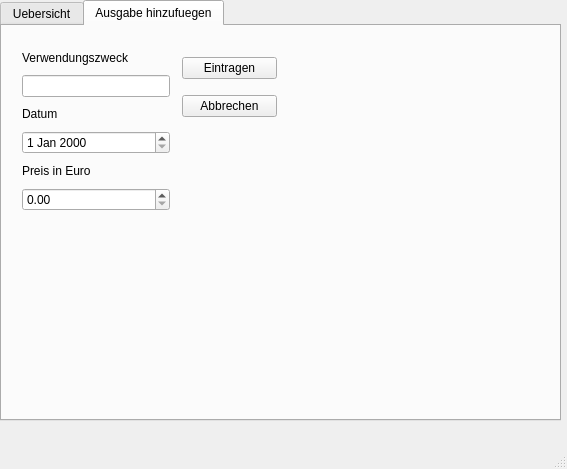
<?xml version="1.0" encoding="UTF-8"?>
<ui version="4.0">
 <class>ausgaben</class>
 <widget class="QMainWindow" name="ausgaben">
  <property name="geometry">
   <rect>
    <x>0</x>
    <y>0</y>
    <width>567</width>
    <height>469</height>
   </rect>
  </property>
  <property name="minimumSize">
   <size>
    <width>0</width>
    <height>0</height>
   </size>
  </property>
  <property name="windowTitle">
   <string>Ausgaben</string>
  </property>
  <widget class="QWidget" name="centralwidget">
   <widget class="QTabWidget" name="ausgaben_2">
    <property name="geometry">
     <rect>
      <x>0</x>
      <y>0</y>
      <width>561</width>
      <height>421</height>
     </rect>
    </property>
    <property name="currentIndex">
     <number>1</number>
    </property>
    <widget class="QWidget" name="uebsicht">
     <attribute name="title">
      <string>Uebersicht</string>
     </attribute>
     <widget class="QTableView" name="tableAusgaben">
      <property name="geometry">
       <rect>
        <x>10</x>
        <y>10</y>
        <width>541</width>
        <height>301</height>
       </rect>
      </property>
     </widget>
     <widget class="QWidget" name="">
      <property name="geometry">
       <rect>
        <x>120</x>
        <y>330</y>
        <width>206</width>
        <height>29</height>
       </rect>
      </property>
      <layout class="QHBoxLayout" name="horizontalLayout">
       <item>
        <widget class="QPushButton" name="overview">
         <property name="text">
          <string>Übersicht</string>
         </property>
        </widget>
       </item>
       <item>
        <widget class="QPushButton" name="pushButton_4">
         <property name="text">
          <string>Abbrechen</string>
         </property>
        </widget>
       </item>
      </layout>
     </widget>
    </widget>
    <widget class="QWidget" name="hinzufuegen">
     <attribute name="title">
      <string>Ausgabe hinzufuegen</string>
     </attribute>
     <widget class="QWidget" name="">
      <property name="geometry">
       <rect>
        <x>20</x>
        <y>21</y>
        <width>148</width>
        <height>164</height>
       </rect>
      </property>
      <layout class="QVBoxLayout" name="verticalLayout_2">
       <item>
        <widget class="QLabel" name="label">
         <property name="text">
          <string>Verwendungszweck</string>
         </property>
        </widget>
       </item>
       <item>
        <widget class="QLineEdit" name="verwendungszweck"/>
       </item>
       <item>
        <widget class="QLabel" name="label_2">
         <property name="text">
          <string>Datum</string>
         </property>
        </widget>
       </item>
       <item>
        <widget class="QDateEdit" name="date"/>
       </item>
       <item>
        <widget class="QLabel" name="label_3">
         <property name="text">
          <string>Preis in Euro</string>
         </property>
        </widget>
       </item>
       <item>
        <widget class="QDoubleSpinBox" name="money"/>
       </item>
      </layout>
     </widget>
     <widget class="QWidget" name="">
      <property name="geometry">
       <rect>
        <x>180</x>
        <y>21</y>
        <width>95</width>
        <height>81</height>
       </rect>
      </property>
      <layout class="QVBoxLayout" name="verticalLayout">
       <item>
        <widget class="QPushButton" name="submit">
         <property name="text">
          <string>Eintragen</string>
         </property>
        </widget>
       </item>
       <item>
        <widget class="QPushButton" name="pushButton_2">
         <property name="text">
          <string>Abbrechen</string>
         </property>
        </widget>
       </item>
      </layout>
     </widget>
    </widget>
   </widget>
  </widget>
  <widget class="QMenuBar" name="menubar">
   <property name="geometry">
    <rect>
     <x>0</x>
     <y>0</y>
     <width>567</width>
     <height>25</height>
    </rect>
   </property>
  </widget>
  <widget class="QStatusBar" name="statusbar"/>
 </widget>
 <resources/>
 <connections>
  <connection>
   <sender>pushButton_2</sender>
   <signal>clicked()</signal>
   <receiver>verwendungszweck</receiver>
   <slot>clear()</slot>
   <hints>
    <hint type="sourcelabel">
     <x>226</x>
     <y>137</y>
    </hint>
    <hint type="destinationlabel">
     <x>120</x>
     <y>101</y>
    </hint>
   </hints>
  </connection>
  <connection>
   <sender>pushButton_2</sender>
   <signal>clicked()</signal>
   <receiver>money</receiver>
   <slot>clear()</slot>
   <hints>
    <hint type="sourcelabel">
     <x>264</x>
     <y>146</y>
    </hint>
    <hint type="destinationlabel">
     <x>148</x>
     <y>233</y>
    </hint>
   </hints>
  </connection>
  <connection>
   <sender>pushButton_4</sender>
   <signal>clicked()</signal>
   <receiver>ausgaben_2</receiver>
   <slot>close()</slot>
   <hints>
    <hint type="sourcelabel">
     <x>319</x>
     <y>400</y>
    </hint>
    <hint type="destinationlabel">
     <x>381</x>
     <y>398</y>
    </hint>
   </hints>
  </connection>
 </connections>
</ui>
